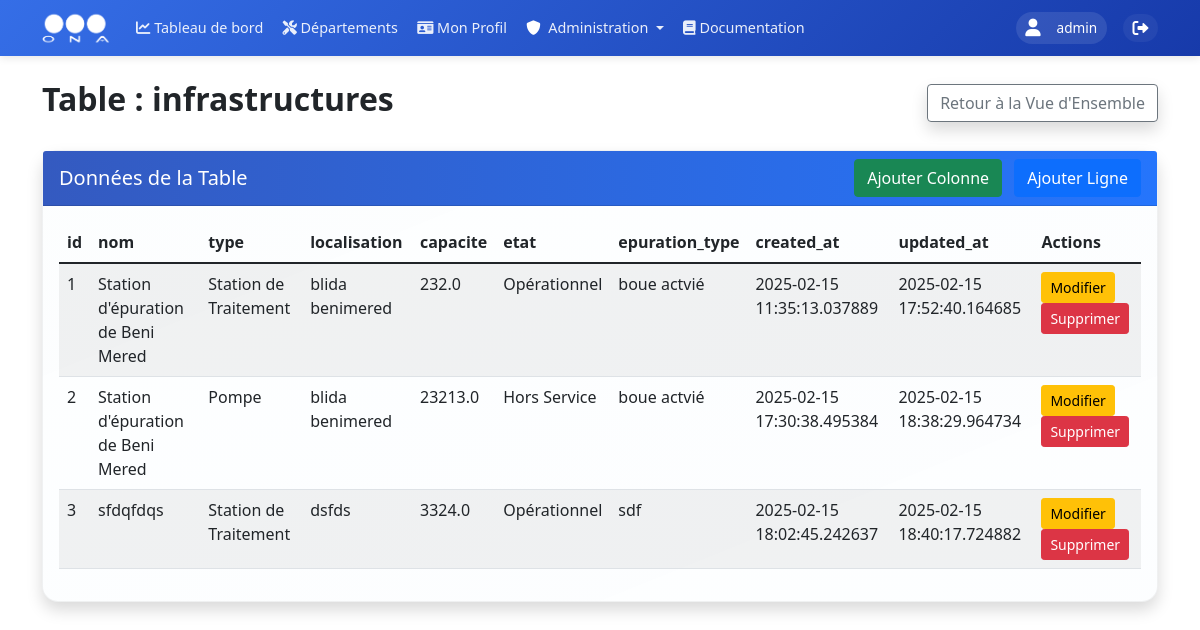
The app's page /admin/database/table/infrastructures (signed in) with its own data.
### models.py (models this page shows, shortened)
class User(UserMixin, db.Model):
    __tablename__ = 'users'
    id = db.Column(db.Integer, primary_key=True)
    username = db.Column(db.String(80), unique=True, nullable=False, index=True)
    nickname = db.Column(db.String(80), index=True)
    email = db.Column(db.String(120), unique=True, nullable=True, index=True)
    password_hash = db.Column(db.String(128))
    role = db.Column(db.String(20), nullable=False, default=UserRole.UTILISATEUR, index=True)
    is_active = db.Column(db.Boolean, default=True, index=True)
    last_login = db.Column(db.DateTime, index=True)
    unit_id = db.Column(db.Integer, db.ForeignKey('units.id', ondelete='SET NULL'), nullable=True, index=True)
    zone_id = db.Column(db.Integer, db.ForeignKey('zones.id', ondelete='SET NULL'), nullable=True, index=True)
    created_at = db.Column(db.DateTime, default=datetime.utcnow, index=True)
    updated_at = db.Column(db.DateTime, default=datetime.utcnow, onupdate=datetime.utcnow, index=True)
    profile = db.relationship('UserProfile', backref='user', uselist=False, lazy=True, cascade='all, delete-orphan')
    incidents = db.relationship('Incident', backref='author', lazy=True)

class Infrastructure(db.Model):
    __tablename__ = 'infrastructures'
    id = db.Column(db.Integer, primary_key=True)
    nom = db.Column(db.String(200), nullable=False, index=True)
    type = db.Column(db.String(100), nullable=False, index=True)
    localisation = db.Column(db.String(200), nullable=False)
    capacite = db.Column(db.Float, nullable=False)
    etat = db.Column(db.String(50), nullable=False, default='Opérationnel', index=True)
    epuration_type = db.Column(db.String(100), nullable=True, index=True)
    infrastructure_files = db.relationship('InfrastructureFile', back_populates='infrastructure', lazy='dynamic', cascade='all, delete-orphan')
    created_at = db.Column(db.DateTime, default=datetime.utcnow, index=True)
    updated_at = db.Column(db.DateTime, default=datetime.utcnow, onupdate=datetime.utcnow, index=True)

### routes/database_admin.py (the view)
@database_admin.route('/admin/database/table/<table_name>')
@login_required
@admin_required
def view_table(table_name):
    inspector = inspect(db.engine)
    if table_name not in inspector.get_table_names():
        flash('Table not found', 'error')
        return redirect(url_for('database_admin.database_overview'))
    columns = inspector.get_columns(table_name)
    foreign_keys = get_foreign_keys(table_name)
    for column in columns:
        column['foreign_key'] = column['name'] in foreign_keys
        if column['foreign_key']:
            column['foreign_table'] = foreign_keys[column['name']]
    query = text(f'SELECT * FROM {table_name}')
    result = db.session.execute(query)
    rows = [dict(row._mapping) for row in result]
    related_data = get_related_data(table_name)
    return render_template('admin/database/table.html',
                         table_name=table_name,
                         columns=columns,
                         rows=rows,
                         related_data=related_data)

### app.py (called while the page is built)
@login_manager.user_loader
def load_user(user_id):
    return db.session.get(User, int(user_id))

### routes/database_admin.py (called while the page is built)
def get_foreign_keys(table_name):
    inspector = inspect(db.engine)
    foreign_keys = {}
    for fk in inspector.get_foreign_keys(table_name):
        constrained_column = fk['constrained_columns'][0]
        referred_table = fk['referred_table']
        foreign_keys[constrained_column] = referred_table
    return foreign_keys

def get_related_data(table_name):
    inspector = inspect(db.engine)
    foreign_keys = get_foreign_keys(table_name)
    related_data = {}
    for column, referred_table in foreign_keys.items():
        display_column = get_display_column(referred_table)
        query = text(f'SELECT id, {display_column} as display_name FROM {referred_table}')
        result = db.session.execute(query)
        related_data[referred_table] = [dict(row._mapping) for row in result]
    return related_data

### utils/permissions.py (called while the page is built)
    @staticmethod
    def is_admin(role):
        return role == UserRole.ADMIN

### templates/admin/database/table.html (shortened to what this page needs)
{% extends "base/base.html" %}
{% block content %}
<div class="container mt-4 animate__animated animate__fadeIn">
    <div class="d-flex justify-content-between align-items-center mb-4">
        <h2 class="fw-bold">Table : {{ table_name }}</h2>
        <a href="{{ url_for('database_admin.database_overview') }}" class="btn btn-outline-secondary shadow">Retour à la Vue d'Ensemble</a>
    </div>
    <div class="card shadow">
        <div class="card-header d-flex justify-content-between align-items-center" style="background: linear-gradient(to right, #345ac0, #2575fc); color: #fff;">
            <h5 class="mb-0">Données de la Table</h5>
            <div>
                <button class="btn btn-success me-2" data-bs-toggle="modal" data-bs-target="#addColumnModal">
                    Ajouter Colonne
                </button>
                <button class="btn btn-primary" data-bs-toggle="modal" data-bs-target="#addRowModal">
                    Ajouter Ligne
                </button>
            </div>
        </div>
        <div class="card-body">
            <div class="table-responsive">
                <table class="table table-striped">
                    <thead>
                        <tr>
                            {% for column in columns %}
                            <th>{{ column.name }}</th>
                            {% endfor %}
                            <th>Actions</th>
                        </tr>
                    </thead>
                    <tbody>
                        {% for row in rows %}
                        <tr>
                            {% for column in columns %}
                            <td>
                                {% if column.foreign_key %}
                                    {% set related_row = related_data[column.foreign_table] | selectattr("id", "equalto", row[column.name]) | first %}
                                    {{ related_row.display_name if related_row else row[column.name] }}
                                {% else %}
                                    {% set type_str = column.type | string %}
                                    {% if 'Boolean' in type_str %}
                                        {{ 'Oui' if row[column.name] else 'Non' }}
                                    {% elif 'DateTime' in type_str %}
                                        {{ row[column.name].strftime('%Y-%m-%d %H:%M:%S') if row[column.name] }}
                                    {% elif 'Date' in type_str %}
                                        {{ row[column.name].strftime('%Y-%m-%d') if row[column.name] }}
                                    {% else %}
                                        {{ row[column.name] }}
                                    {% endif %}
                                {% endif %}
                            </td>
                            {% endfor %}
                            <td>
                                <button class="btn btn-sm btn-warning" onclick="editRow({{ row.get('id', 0) }})">Modifier</button>
                                <form action="{{ url_for('database_admin.delete_row', table_name=table_name, row_id=row.get('id', 0)) }}"
                                      method="POST" class="d-inline">
                                    <button type="submit" class="btn btn-sm btn-danger"
                                            onclick="return confirm('Êtes-vous sûr de vouloir supprimer cette ligne ?')">Supprimer</button>
                                </form>
                            </td>
                        </tr>
                        {% endfor %}
                    </tbody>
                </table>
            </div>
        </div>
    </div>
</div>
{% endblock %}

### templates/base/base.html (shortened to what this page needs)
<!DOCTYPE html>
<html lang="fr" dir="ltr">
<head>
    <link href="https://cdn.jsdelivr.net/npm/bootstrap@5.1.3/dist/css/bootstrap.min.css" rel="stylesheet">
    <link href="https://cdnjs.cloudflare.com/ajax/libs/font-awesome/6.0.0/css/all.min.css" rel="stylesheet">
    <link rel="stylesheet" href="https://unpkg.com/leaflet@1.9.4/dist/leaflet.css" />
    <link rel="stylesheet" href="https://cdn.datatables.net/1.11.5/css/dataTables.bootstrap5.min.css">
</head>
<body>
    <nav class="navbar navbar-expand-lg sticky-top">
        <div class="container">
            <a class="navbar-brand" href="{{ url_for('main_dashboard.dashboard') }}">
                <img src="{{ url_for('static', filename='images/ona_logo.png') }}" alt="ONA">
            </a>
            <div class="collapse navbar-collapse" id="navbarNav">
                <ul class="navbar-nav me-auto mb-2 mb-lg-0">
                    <li class="nav-item">
                        <a class="nav-link" href="{{ url_for('main_dashboard.dashboard') }}">
                            <i class="fas fa-chart-line"></i>
                            <span>Tableau de bord</span>
                        </a>
                    </li>
                    <li class="nav-item">
                        <a class="nav-link" href="{{ url_for('departements') }}">
                            <i class="fas fa-tools"></i>
                            <span>Départements</span>
                        </a>
                    </li>
                    {% if current_user.is_authenticated %}
                    <li class="nav-item">
                        <a class="nav-link" href="{{ url_for('profiles.view_profile') }}">
                            <i class="fas fa-id-card"></i>
                            <span>Mon Profil</span>
                        </a>
                    </li>
                    {% if current_user.role == 'Admin' %}
                    <li class="nav-item dropdown">
                        <a class="nav-link dropdown-toggle" href="#" id="adminDropdown" role="button" data-bs-toggle="dropdown">
                            <i class="fas fa-shield-alt text-white me-1"></i> Administration
                        </a>
                    </li>
                    {% endif %}
                    {% endif %}
                    <li class="nav-item">
                        <a class="nav-link {% if active_page == 'documentation' %}active{% endif %}" href="{{ url_for('documentation.view_documentation') }}">
                            <i class="fas fa-book"></i> Documentation
                        </a>
                    </li>
                </ul>
                <div class="user-section">
                    <div class="d-flex align-items-center">
                        {% if current_user.is_authenticated %}
                            <div class="user-info">
                                <i class="fas fa-user me-2"></i>
                                <span>
                                    {% if current_user.nickname %}
                                        {{ current_user.nickname }}
                                    {% else %}
                                        {{ current_user.username }}
                                    {% endif %}
                                </span>
                            </div>
                            <a href="{{ url_for('auth.logout') }}"
                               class="logout-btn text-white text-decoration-none ms-2"
                               title="Déconnexion"
                               onclick="event.preventDefault(); openUniversalModal({
                                   title: 'Déconnexion',
                                   body: 'Êtes-vous sûr de vouloir vous déconnecter de Spark ?',
                                   confirmText: 'Se déconnecter',
                                   cancelText: 'Annuler',
                                   onConfirm: () => {
                                       window.location.href = '{{ url_for('auth.logout') }}';
                                   }
                               });">
                                <i class="fas fa-sign-out-alt"></i>
                            </a>
                        {% else %}
                            <a href="{{ url_for('auth.login') }}" class="btn btn-light">Connexion</a>
                        {% endif %}
                    </div>
                </div>
            </div>
        </div>
    </nav>
    {% block content %}{% endblock %}
</body>
</html>

### templates/base/base.html (style rules this page uses)
:root { --ona-primary: #356ee7; --ona-secondary: #173aaa; --ona-dark: #2b2d42; --ona-light: #f8f9fa; --transition: all 0.3s ease-in-out; }
.navbar { background: linear-gradient(135deg, var(--ona-primary) 0%, var(--ona-secondary) 100%); box-shadow: 0 2px 8px rgba(0, 0, 0, 0.1); padding: 0.75rem 0; position: sticky; top: 0; z-index: 1000; height: 56px; }
.navbar-brand { display: flex; align-items: center; padding: 0; margin-right: 2rem; }
.navbar-brand img { height: 40px; width: auto; transition: var(--transition); filter: brightness(0) invert(1); }
.nav-link { color: rgba(255, 255, 255, 0.9) !important; padding: 0.5rem 1rem !important; border-radius: 50px; transition: var(--transition); font-weight: 500; }
.user-info { color: white; display: flex; align-items: center; gap: 0.5rem; padding: 0.5rem 1rem; border-radius: 50px; background: rgba(255, 255, 255, 0.1); margin-right: 1rem; }
.user-info i { font-size: 1.1rem; }
.logout-btn { color: rgba(255, 255, 255, 0.9); padding: 0.5rem 1rem; border-radius: 50px; text-decoration: none; transition: var(--transition); display: flex; align-items: center; gap: 0.5rem; background: rgba(255, 255, 255, 0.05); }
@media (max-width: 1366px) { .navbar { padding: 0.5rem 0; } }
@media (max-width: 1366px) { .navbar-brand img { height: 35px; } }
@media (max-width: 1366px) { .nav-link { padding: 0.4rem 0.8rem !important; font-size: 0.95rem; } }
@media (max-width: 1366px) { .user-info { padding: 0.4rem 0.8rem; font-size: 0.9rem; } }
@media (max-width: 1366px) { .logout-btn { padding: 0.4rem 0.8rem; } }
@media (max-width: 1200px) { .navbar-brand { margin-right: 1rem; } }
@media (max-width: 1200px) { .nav-link { padding: 0.35rem 0.6rem !important; font-size: 0.9rem; } }
@media (max-width: 1200px) { .user-info { padding: 0.35rem 0.6rem; font-size: 0.85rem; margin-right: 0.5rem; } }
@media (max-width: 1200px) { .logout-btn { padding: 0.35rem 0.6rem; } }
.card { background-color: #ffffff; background-image: linear-gradient( to bottom right, rgba(135, 206, 235, 0.02), rgba(30, 144, 255, 0.01) ); border-radius: 16px; box-shadow: 0 10px 25px rgba(0, 0, 0, 0.06), 0 5px 10px rgba(0, 0, 0, 0.03); border: 1px solid rgba(0, 0, 0, 0.05); transition: all 0.4s cubic-bezier(0.165, 0.84, 0.44, 1); }

### records on screen
User: username "admin"
Infrastructure: id "1" "Station d'épuration de Beni Mered" "Station de Traitement" "blida benimered" "232.0" "Opérationnel" "boue actvié" "2025-02-15 11:35:13.037889" "2025-02-15 17:52:40.164685"
Infrastructure: id "2" "Station d'épuration de Beni Mered" "Pompe" "blida benimered" "23213.0" "Hors Service" "boue actvié" "2025-02-15 17:30:38.495384" "2025-02-15 18:38:29.964734"
Infrastructure: id "3" "sfdqfdqs" "Station de Traitement" "dsfds" "3324.0" "Opérationnel" "sdf" "2025-02-15 18:02:45.242637" "2025-02-15 18:40:17.724882"

### other values on screen
{{ table_name }} "infrastructures"
{{ column.name }} "id" "nom" "type" "localisation" "capacite" "etat" "epuration_type" "created_at" "updated_at"
